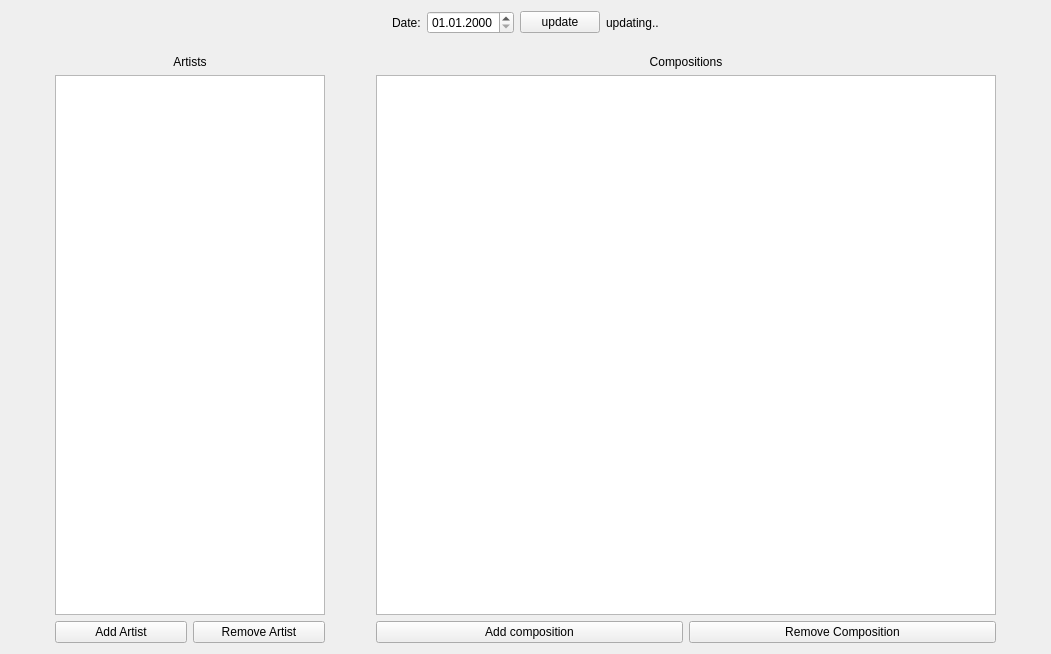
<?xml version="1.0" encoding="UTF-8"?>
<ui version="4.0">
 <class>MainWindow</class>
 <widget class="QMainWindow" name="MainWindow">
  <property name="geometry">
   <rect>
    <x>0</x>
    <y>0</y>
    <width>1051</width>
    <height>654</height>
   </rect>
  </property>
  <property name="windowTitle">
   <string>Music Chart</string>
  </property>
  <widget class="QWidget" name="centralWidget">
   <layout class="QGridLayout" name="gridLayout">
    <item row="0" column="0">
     <layout class="QHBoxLayout" name="horizontalLayout_2">
      <item>
       <spacer name="horizontalSpacer_3">
        <property name="orientation">
         <enum>Qt::Horizontal</enum>
        </property>
        <property name="sizeHint" stdset="0">
         <size>
          <width>40</width>
          <height>20</height>
         </size>
        </property>
       </spacer>
      </item>
      <item>
       <widget class="QLabel" name="label">
        <property name="text">
         <string>Date:</string>
        </property>
       </widget>
      </item>
      <item>
       <widget class="QDateEdit" name="dateEdit">
        <property name="maximumDate">
         <date>
          <year>2050</year>
          <month>1</month>
          <day>1</day>
         </date>
        </property>
        <property name="minimumDate">
         <date>
          <year>1950</year>
          <month>1</month>
          <day>1</day>
         </date>
        </property>
        <property name="currentSection">
         <enum>QDateTimeEdit::DaySection</enum>
        </property>
        <property name="displayFormat">
         <string>dd.MM.yyyy</string>
        </property>
       </widget>
      </item>
      <item>
       <widget class="QPushButton" name="updateButton">
        <property name="text">
         <string>update</string>
        </property>
       </widget>
      </item>
      <item>
       <widget class="QLabel" name="updatingLabel">
        <property name="text">
         <string>updating..</string>
        </property>
       </widget>
      </item>
      <item>
       <spacer name="horizontalSpacer_2">
        <property name="orientation">
         <enum>Qt::Horizontal</enum>
        </property>
        <property name="sizeHint" stdset="0">
         <size>
          <width>40</width>
          <height>20</height>
         </size>
        </property>
       </spacer>
      </item>
     </layout>
    </item>
    <item row="2" column="0">
     <layout class="QHBoxLayout" name="horizontalLayout">
      <item>
       <spacer name="horizontalSpacer_4">
        <property name="orientation">
         <enum>Qt::Horizontal</enum>
        </property>
        <property name="sizeHint" stdset="0">
         <size>
          <width>40</width>
          <height>20</height>
         </size>
        </property>
       </spacer>
      </item>
      <item>
       <layout class="QVBoxLayout" name="verticalLayout">
        <property name="sizeConstraint">
         <enum>QLayout::SetDefaultConstraint</enum>
        </property>
        <item>
         <widget class="QLabel" name="label_2">
          <property name="text">
           <string>Artists</string>
          </property>
          <property name="alignment">
           <set>Qt::AlignCenter</set>
          </property>
         </widget>
        </item>
        <item>
         <widget class="QTableView" name="ArtistsView">
          <property name="minimumSize">
           <size>
            <width>270</width>
            <height>0</height>
           </size>
          </property>
          <property name="maximumSize">
           <size>
            <width>16777215</width>
            <height>16777215</height>
           </size>
          </property>
         </widget>
        </item>
        <item>
         <layout class="QHBoxLayout" name="horizontalLayout_3">
          <item>
           <widget class="QPushButton" name="AddArtist">
            <property name="text">
             <string>Add Artist</string>
            </property>
           </widget>
          </item>
          <item>
           <widget class="QPushButton" name="RemoveArtist">
            <property name="text">
             <string>Remove Artist</string>
            </property>
           </widget>
          </item>
         </layout>
        </item>
       </layout>
      </item>
      <item>
       <spacer name="horizontalSpacer">
        <property name="orientation">
         <enum>Qt::Horizontal</enum>
        </property>
        <property name="sizeType">
         <enum>QSizePolicy::Expanding</enum>
        </property>
        <property name="sizeHint" stdset="0">
         <size>
          <width>40</width>
          <height>20</height>
         </size>
        </property>
       </spacer>
      </item>
      <item>
       <layout class="QVBoxLayout" name="verticalLayout_2">
        <item>
         <widget class="QLabel" name="label_3">
          <property name="text">
           <string>Compositions</string>
          </property>
          <property name="alignment">
           <set>Qt::AlignCenter</set>
          </property>
         </widget>
        </item>
        <item>
         <widget class="QTableView" name="compositionsView">
          <property name="minimumSize">
           <size>
            <width>620</width>
            <height>0</height>
           </size>
          </property>
         </widget>
        </item>
        <item>
         <layout class="QHBoxLayout" name="horizontalLayout_4">
          <item>
           <widget class="QPushButton" name="AddComposition">
            <property name="text">
             <string>Add composition</string>
            </property>
           </widget>
          </item>
          <item>
           <widget class="QPushButton" name="RemoveComposition">
            <property name="text">
             <string>Remove Composition</string>
            </property>
           </widget>
          </item>
         </layout>
        </item>
       </layout>
      </item>
      <item>
       <spacer name="horizontalSpacer_5">
        <property name="orientation">
         <enum>Qt::Horizontal</enum>
        </property>
        <property name="sizeHint" stdset="0">
         <size>
          <width>40</width>
          <height>20</height>
         </size>
        </property>
       </spacer>
      </item>
     </layout>
    </item>
    <item row="1" column="0">
     <spacer name="verticalSpacer">
      <property name="orientation">
       <enum>Qt::Vertical</enum>
      </property>
      <property name="sizeType">
       <enum>QSizePolicy::Fixed</enum>
      </property>
      <property name="sizeHint" stdset="0">
       <size>
        <width>20</width>
        <height>15</height>
       </size>
      </property>
     </spacer>
    </item>
   </layout>
  </widget>
 </widget>
 <layoutdefault spacing="6" margin="11"/>
 <resources/>
 <connections/>
</ui>
